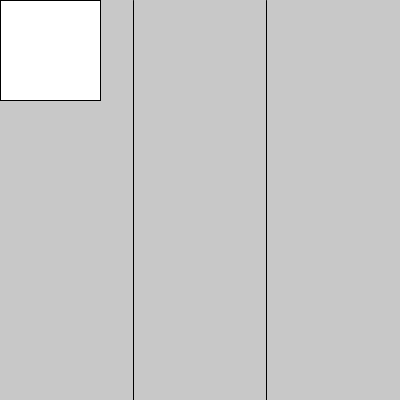
Frame 1 (no input)
Frame 60 (the mouse pressed at the canvas centre just before this capture): identical to frame 1, image omitted
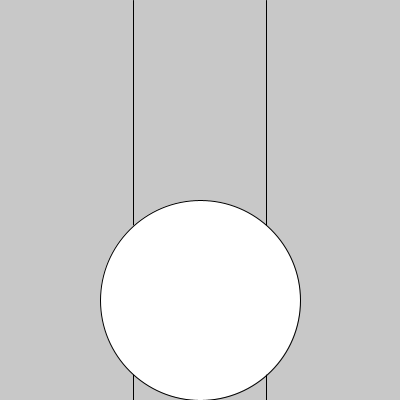
Frame 120 (the mouse held since frame 60 and released just before this capture)

The Processing sketch that drew these frames (run headless with seeded random() and noise(); from frame 60 on, the mouse is pressed at the canvas centre):

// Processing sketch: if_else_if
// ── if_else_if.pde
int posX;
float map_posX;

void setup(){
  size(400,400);
  textSize(40);
}

void draw(){
  background(200);
  
  line(width/3,0,width/3,height);
  line((width/3) * 2,0,(width/3) * 2,height);
  
  if(mouseX < width/3){
    rect(mouseX, mouseY, 100, 100);
  }else if(mouseX < (width/3) * 2){
    ellipse(200,300,mouseX, mouseY);
  }else{
    line(pmouseX, pmouseY, mouseX, mouseY);
  }
  
  
}
